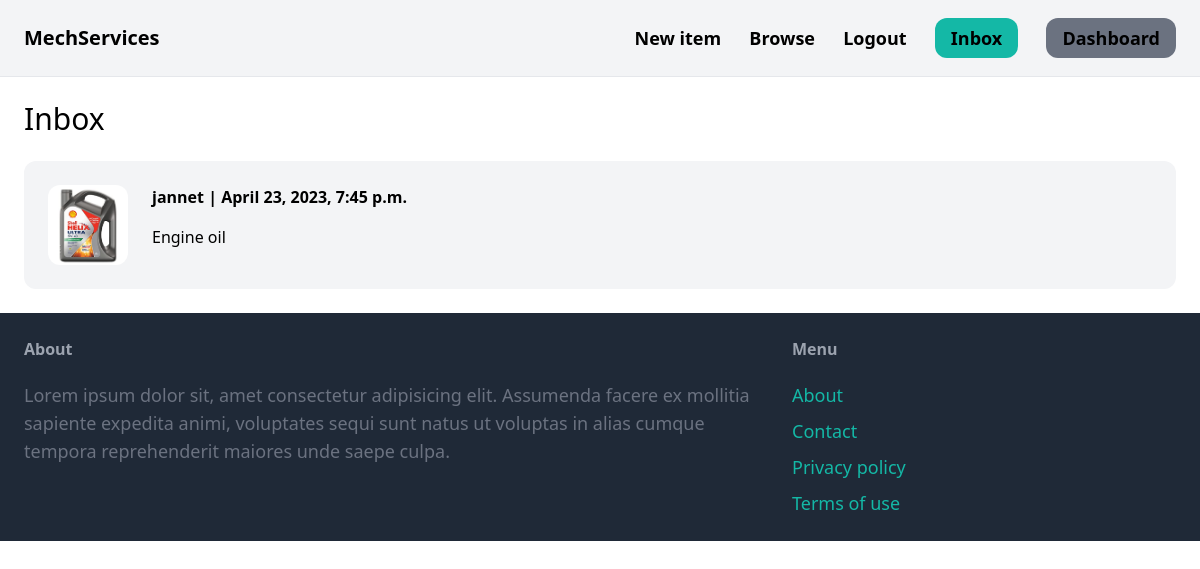
Screenshot of /comm/ (signed in) with the database file from the repository.
### comm/models.py (models this page shows, shortened)
class Comm(models.Model):
    item=models.ForeignKey(Item,related_name='conversations', on_delete=models.CASCADE)
    members=models.ManyToManyField(User, related_name='conversations')
    created_at=models.DateTimeField(auto_now_add=True)
    modified_at=models.DateTimeField(auto_now=True)
    class Meta:
        ordering=['-modified_at']

### store/models.py (models this page shows, shortened)
class Item(models.Model):
    category=models.ForeignKey(Category,related_name='items',on_delete=models.CASCADE)
    name=models.CharField(max_length=200)
    description=models.TextField(blank=True, null=True)
    price=models.FloatField()
    image=models.ImageField(upload_to='images',blank=True, null=True)
    is_sold=models.BooleanField(default=False)
    created_by=models.ForeignKey(User, related_name='items', on_delete=models.CASCADE)
    created_at=models.DateTimeField(auto_now_add=True)

### comm/views.py (the view)
# urls.py: path('',inbox, name='inbox'),
@login_required
def inbox(request):
    conversations=Comm.objects.filter(members__in=[request.user.id])
    return render(request,'comm/inbox.html',{
        'conversations':conversations
    })

### comm/templates/comm/inbox.html (shortened to what this page needs)
{% extends 'store/base.html' %}
{% block content %}
<h1 class="mb-6 text-3xl">Inbox </h1>
<div class="space-y-6">
    {% for conversation in conversations %}
    <a href="{% url 'comm:detail' conversation.id %}">
        <div class="p-6 flex bg-gray-100 rounded-xl">
            <div class="pr-6">
             <img src="{{conversation.item.image.url }}" alt="" class="w-20 rounded-xl">
            </div>
            <div>
                {% for member in conversation.members.all %}
                   {% if member != request.user %}
                   <p class="mb-4">
                    <strong>
                        {{member.username}} | {{conversation.modified_at}}
                    </strong>
                   </p>
                   <p> {{conversation.item.name }} </p>
                      {% endif %}
                   {% endfor %}
            </div>
        </div>
    </a>
    {% endfor %}
</div>
{% endblock %}

### rows the page displays
Comm: item.image (picture), modified_at "April 23, 2023, 7:45 p.m.", item.name "Engine oil"

### other values shown
{{ member.username }} "jannet"
